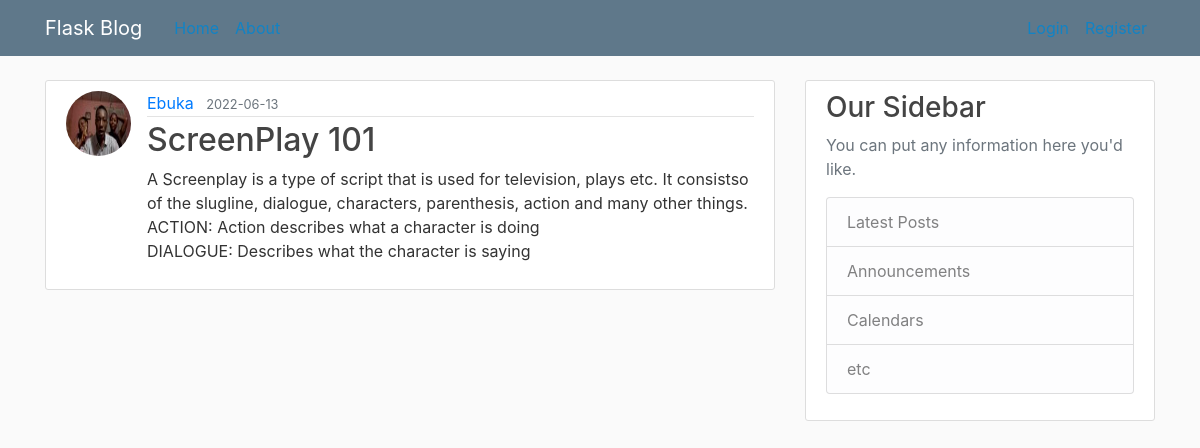
/post/1, run on the app's committed database.
### flaskblog/models.py (models this page shows, shortened)
class User(db.Model, UserMixin):
    id = db.Column(db.Integer, primary_key=True)
    username = db.Column(db.String(20), unique=True, nullable=False)
    email = db.Column(db.String(120), unique=True, nullable=False)
    image_file = db.Column(db.String(20), nullable=False, default='default.jpg')
    password = db.Column(db.String(60), nullable=False)
    posts = db.relationship('Post', backref='author', lazy=True) #Post is name of relationship class

class Post(db.Model):
    id = db.Column(db.Integer, primary_key=True)
    title = db.Column(db.String(100), nullable=False)
    date = db.Column(db.DateTime, nullable=False, default=datetime.utcnow)
    content = db.Column(db.Text, nullable=False)
    user_id = db.Column(db.Integer, db.ForeignKey('user.id'), nullable=False)

### flaskblog/posts/routes.py (the view)
@posts.route("/post/<int:post_id>") #just viewing so no need for get or post request
def post(post_id):
    post = Post.query.get_or_404(post_id) #if post with that id doesnt exist, give a 404 error
    return render_template('post.html', title=post.title, post=post)

### flaskblog/templates/post.html (shortened to what this page needs)
{% extends "layout.html" %}
{% block content %}
    <article class="media content-section">
        <img class="rounded-circle article-img" src="{{ url_for('static', filename='profile_pics/' + post.author.image_file) }}">
        <div class="media-body">
        <div class="article-metadata">
            <a class="mr-2" href="{{url_for('users.user_posts', username=post.author.username)}}">{{ post.author.username }}</a>
            <small class="text-muted">{{ post.date.strftime('%Y-%m-%d') }}</small>
        </div>
        <h2 class="article-title">{{ post.title }}</h2>
        <p class="article-content">{{ post.content }}</p>
        </div>
    </article>
{% endblock content %}

### flaskblog/static/main.css (style rules this page uses)
body { background: #fafafa; color: #333333; margin-top: 5rem; }
h1, h2, h3, h4, h5, h6 { color: #444444; }
.content-section { background: #ffffff; padding: 10px 20px; border: 1px solid #dddddd; border-radius: 3px; margin-bottom: 20px; }
.article-title { color: #444444; }
.article-content { white-space: pre-line; }
.article-img { height: 65px; width: 65px; margin-right: 16px; }
.article-metadata { padding-bottom: 1px; margin-bottom: 4px; border-bottom: 1px solid #e3e3e3 }

### data on the page
User: image_file (picture), author.username "Ebuka"
Post: date "2022-06-13", title "ScreenPlay 101", content "A Screenplay is a type of script that is used for television, plays etc. It consistso of the slugline, dialogue, characters, parenthesis, action and many other things. ACTION: Action describes what a character is doing DIALOGUE: Describes what the character is saying"
